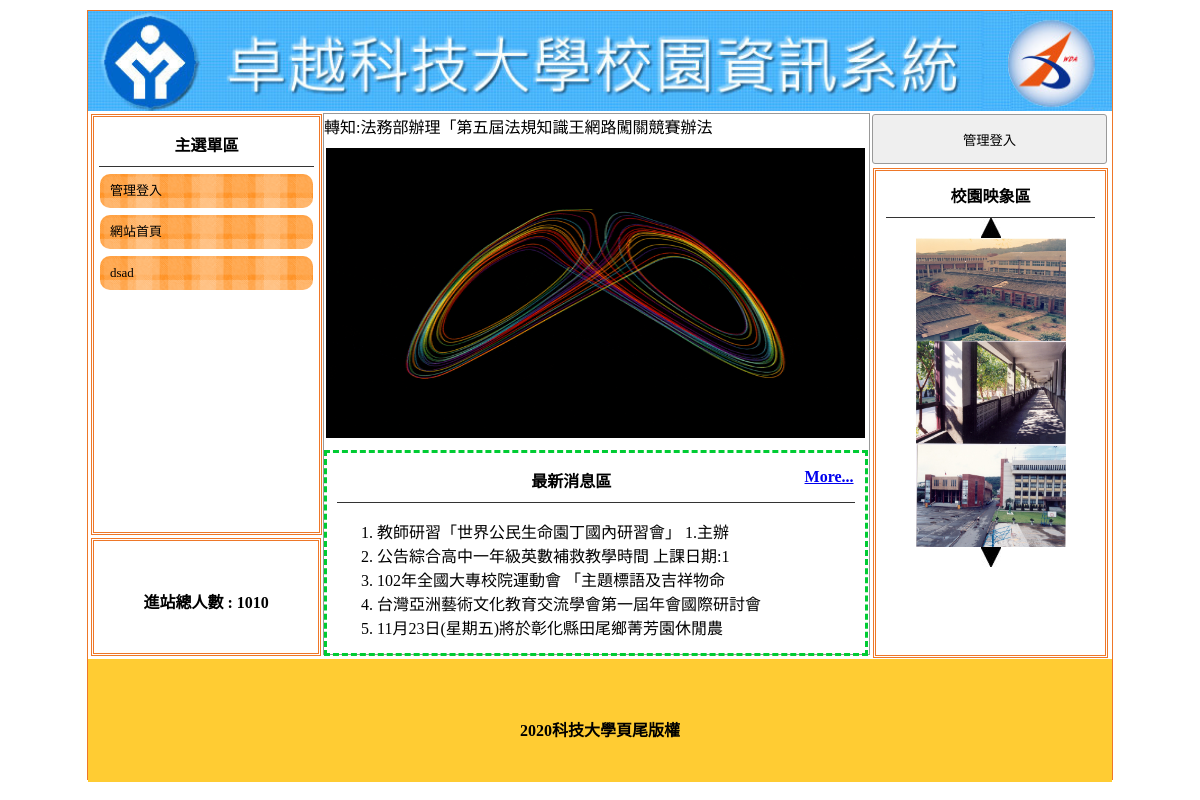
The page / on the database its author committed.
### tables this page shows
CREATE TABLE `title` (
  `id` int(11) UNSIGNED NOT NULL,
  `text` text DEFAULT NULL,
  `img` text DEFAULT NULL,
  `sh` int(1) NOT NULL
);

CREATE TABLE `menu` (
  `id` int(11) UNSIGNED NOT NULL,
  `text` text NOT NULL,
  `href` text NOT NULL,
  `parent` int(11) UNSIGNED NOT NULL,
  `sh` int(1) UNSIGNED NOT NULL
);

CREATE TABLE `total` (
  `id` int(11) UNSIGNED NOT NULL,
  `total` int(11) UNSIGNED NOT NULL
);

CREATE TABLE `ad` (
  `id` int(11) UNSIGNED NOT NULL,
  `text` text DEFAULT NULL,
  `img` text DEFAULT NULL,
  `sh` int(1) NOT NULL
);

CREATE TABLE `news` (
  `id` int(11) UNSIGNED NOT NULL,
  `text` text DEFAULT NULL,
  `img` text DEFAULT NULL,
  `sh` int(1) NOT NULL
);

CREATE TABLE `image` (
  `id` int(11) UNSIGNED NOT NULL,
  `text` text DEFAULT NULL,
  `img` text DEFAULT NULL,
  `sh` int(1) NOT NULL
);

CREATE TABLE `bottom` (
  `id` int(11) UNSIGNED NOT NULL,
  `bottom` text NOT NULL
);

### base.php (called while the page is built, shortened)
<?php
class DB{
    protected $table;
    protected $dsn="mysql:host=localhost;dbname=dbname1;charset=utf8";
    protected $pdo;
    function __construct($table){
        $this->table=$table;
        $this->pdo=new PDO($this->dsn,'root','');
    }
    function all(...$arg){
        $sql="select * from $this->table ";
        if(isset($arg[0])){
            if(is_array($arg[0])){
                foreach($arg[0] as $key => $value){
                    $tmp[]=sprintf("`%s`='%s'",$key,$value);
                }
                $sql .= " where ".implode(" && ",$tmp);
            }else{
                $sql .= $arg[0];
            }
        }
        if(isset($arg[1])){
            $sql .= $arg[1];
        }
        return $this->pdo->query($sql)->fetchAll();
    }
    function count(...$arg){
        $sql="select count(*) from $this->table ";
        if(isset($arg[0])){
            if(is_array($arg[0])){
                foreach($arg[0] as $key => $value){
                    $tmp[]=sprintf("`%s`='%s'",$key,$value);
                }
                $sql .= " where ".implode(" && ",$tmp);
            }else{
                $sql .= $arg[0];
            }
        }
        return $this->pdo->query($sql)->fetchColumn();
    }
    function find($id){
        $sql="select * from $this->table ";
        if(is_array($id)){
            foreach($id as $key => $value){
                $tmp[]=sprintf("`%s`='%s'",$key,$value);
            }
            $sql .= " where ".implode(" && ",$tmp);
        }else{
            $sql .= " where `id`='$id'";
        }
        return $this->pdo->query($sql)->fetch(PDO::FETCH_ASSOC);
    }
    function save($arr){
        if(isset($arr['id'])){
            foreach($arr as $key => $value){
                $tmp[]=sprintf("`%s`='%s'",$key,$value);
            }
            $sql="update $this->table set ".implode(',',$tmp)." where `id`='{$arr['id']}'";
        }else{
            $sql="insert into $this->table (`".implode("`,`",array_keys($arr))."`) values('".implode("','",$arr)."')";
        }
        return $this->pdo->exec($sql);
    }
}
$Title=new DB("title");
$Ad=new DB("ad");
$Image=new DB("image");
$Total=new DB("total");
$Bottom=new DB("bottom");
$News=new DB("news");
$Menu=new DB("menu");
?>

### index.php (the view, shortened to what this page needs)
<?php include_once "base.php"; ?>
<!DOCTYPE html PUBLIC "-//W3C//DTD XHTML 1.0 Transitional//EN" "http://www.w3.org/TR/xhtml1/DTD/xhtml1-transitional.dtd">
<html xmlns="http://www.w3.org/1999/xhtml">
<head>
	<link href="./css/css.css" rel="stylesheet" type="text/css">
</head>
<body>
	<div id="main">
		<a title="<?= $Title->find(['sh' => 1])['text']; ?>" href="index.php">
			<div class="ti" style="background:url('img/<?= $Title->find(['sh' => 1])['img']; ?>'); background-size:cover;"></div>
		</a>
		<div id="ms">
			<div id="lf" style="float:left;">
				<div id="menuput" class="dbor">
					<span class="t botli">主選單區</span>
					<?php
					$mainmu = $Menu->all(['sh' => 1, 'parent' => 0]);
					foreach ($mainmu as $main) {
					?>
						<div class="mainmu" style="position:relative;">
							<a style="color:#000; font-size:13px; text-decoration:none;" href="<?= $main['href']; ?>"><?= $main['text']; ?></a>
						</div>
					<?php }; ?>
				</div>
				<div class="dbor" style="margin:3px; width:95%; height:20%; line-height:100px;">
					<span class="t">進站總人數 : <?= $Total->find(1)['total']; ?></span>
				</div>
			</div>
			<?php
			$do = (isset($_GET['do'])) ? $_GET['do'] : 'main';
			$file = "./front/" . $do . ".php";
			if (file_exists($file)) {
				include $file;
			} else {
				include "./front/main.php";
			}; ?>
			<div class="di di ad" style="height:540px; width:23%; padding:0px; margin-left:22px; float:left; ">
				<?php
				if (isset($_SESSION['login'])) {
					?>
					<button style="width:100%; margin-left:auto; margin-right:auto; margin-top:2px; height:50px;" onclick="lo('backend.php')">返回管理</button>
					<div style="width:89%; height:480px;" class="dbor">
				<?php
				}else{
					?>
					<button style="width:100%; margin-left:auto; margin-right:auto; margin-top:2px; height:50px;" onclick="lo('?do=login')">管理登入</button>
					<div style="width:89%; height:480px;" class="dbor">
<?php
				}
				?>
					<span class="t botli">校園映象區</span>
					<div class='cent' onclick="pp(1)">
						<img src="icon/up.jpg">
					</div>
					<?php
					$imgs = $Image->all(['sh' => 1]);
					foreach ($imgs as $key => $img) {
						echo "<div class='cent im' id='ssaa$key'><img src='img/{$img['img']}' style='width:150px;height:103px'></div>";
					}
					?>
					<div class='cent' onclick="pp(2)">
						<img src="icon/dn.jpg">
					</div>
				</div>
			</div>
		</div>
		<div style="width:1024px; left:0px; position:relative; background:#FC3; margin-top:4px; height:123px; display:block;">
			<span class="t" style="line-height:123px;"><?= $Bottom->find(1)['bottom']; ?></span>
		</div>
	</div>
</body>
</html>

### front/main.php (shortened to what this page needs)
<div class="di" style="height:540px; border:#999 1px solid; width:53.2%; margin:2px 0px 0px 0px; float:left; position:relative; left:20px;">
	<?php include "marquee.php" ?>
	<div style="height:32px; display:block;"></div>
	<div style="width:100%; padding:2px; height:290px;">
		<div id="mwww" loop="true" style="width:100%; height:100%;">
		</div>
	</div>
	<div style="width:95%; padding:2px; height:190px; margin-top:10px; padding:5px 10px 5px 10px; border:#0C3 dashed 3px; position:relative;">
		<span class="t botli">最新消息區
			<?php
			if ($News->count(['sh'=>1])>5) {
			?>
			<a href="?do=news"style='float:right;'>More...</a>
			<?php
		}
			?>
		</span>
		<ul class="ssaa" style="list-style-type:decimal;">
		<?php
		$n=$News->all(['sh'=>1],"limit 5");
		foreach($n as $key=>$nn){
			echo "<li>".mb_substr($nn['text'],0,25);
			echo "</li>";
		}
		?>
		</ul>
	</div>
</div>

### front/marquee.php (shortened to what this page needs)
<marquee scrolldelay="120" direction="left" style="position:absolute; width:100%; height:40px;">
<?php
$ads=$Ad->all(['sh'=>1]);
foreach($ads as $ad){
  echo $ad['text']."&nbsp;";
}
;?>
</marquee>

### css/css.css (style rules this page uses)
body { padding:0px; margin:0px; }
#main { width:1024px; height:768px; margin:10px auto 10px auto; border:#EE7728 1px solid; position:relative; }
.ti { width:100%; height:100px; position:relative; background-size:cover; background-repeat:no-repeat; }
.dbor { border:#EE7728 double 3px; margin:1px; padding:2px 10px 2px 10px; }
.t { font-weight:800; display:block; text-align:center; padding:10px 1px 10px 1px; }
.botli { border-bottom:#333 1px solid; }
.mainmu { position:relative; border-radius:10px; background:url(../icon/menu.fw.png) center no-repeat; background-size:cover; line-height:30px; padding:2px 10px 2px 10px; margin:7px 1px 7px 1px; height: 30px; }
#lf { height:540px; width:21%; display:inline-block; }
#menuput { width:100%; height:75%; position:relative; padding:5px; display:block; margin: 3px; }
.di { display:inline-block; }
.ad { margin:1px; padding:2px 10px 2px 10px; }
.cent { text-align:center; }
input,button { border:#999 1px solid; border-radius:3px; background:#EFEFEF; padding:5px; margin:3px; }

### rows shown on the page
title: img (picture)
menu: text "管理登入"
menu: text "網站首頁"
menu: text "dsad"
total: total "1010"
ad: text "轉知:法務部辦理「第五屆法規知識王網路闖關競賽辦法"
news: text "教師研習「世界公民生命園丁國內研習會」 1.主辦"
news: text "公告綜合高中一年級英數補救教學時間 上課日期:1"
news: text "102年全國大專校院運動會 「主題標語及吉祥物命"
news: text "台灣亞洲藝術文化教育交流學會第一屆年會國際研討會"
news: text "11月23日(星期五)將於彰化縣田尾鄉菁芳園休閒農"
image: img (picture)
image: img (picture)
image: img (picture)
bottom: bottom "2020科技大學頁尾版權"
